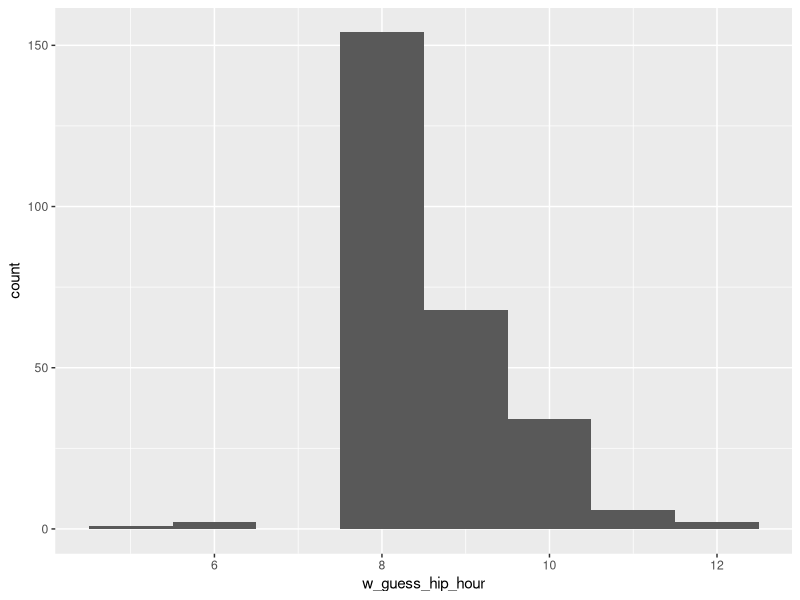
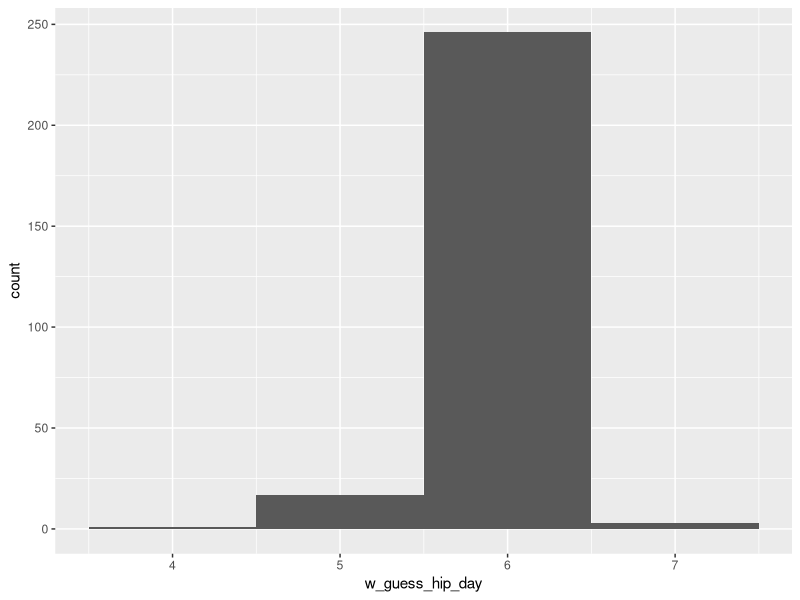
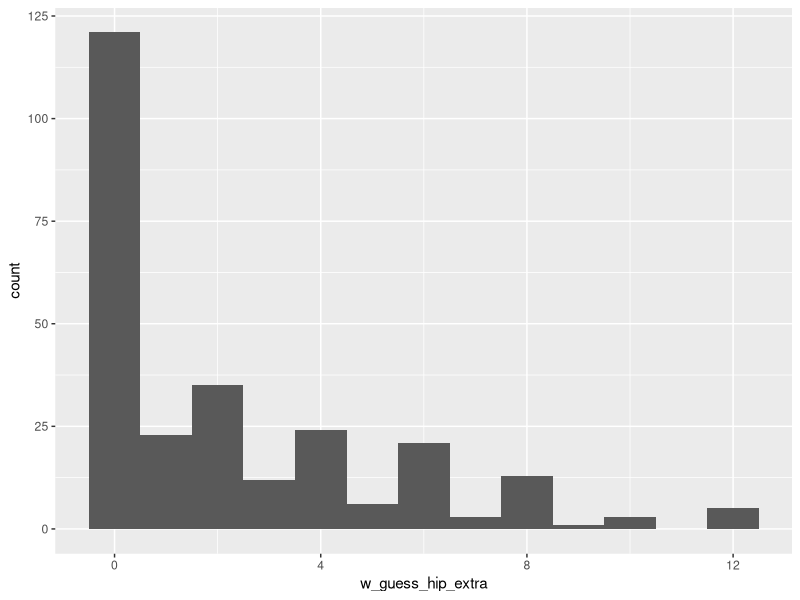
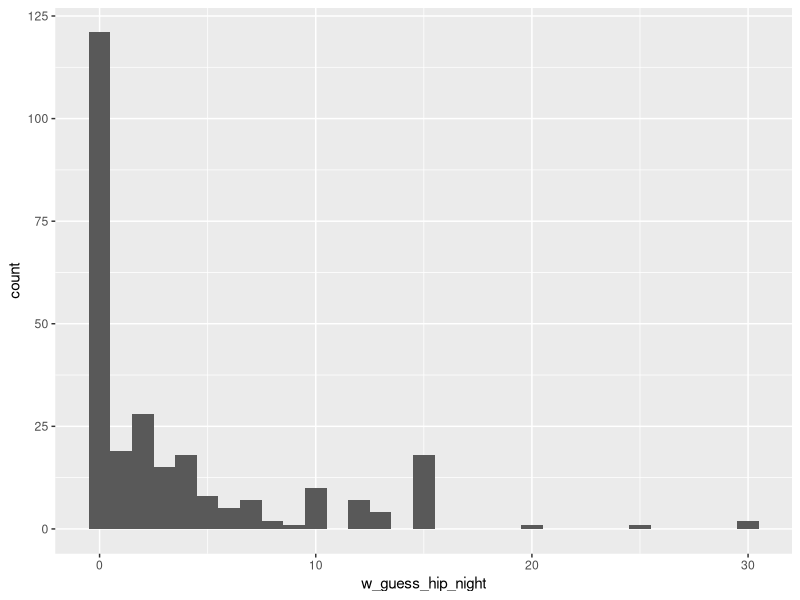
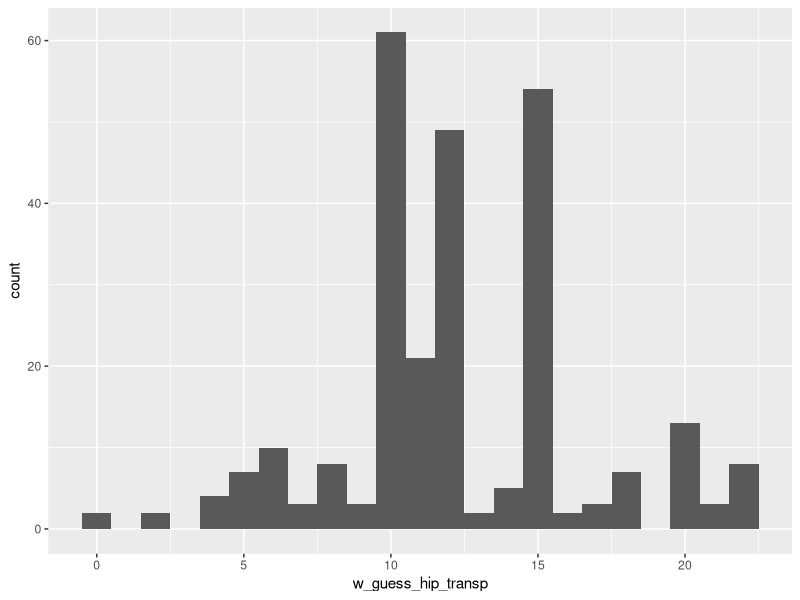
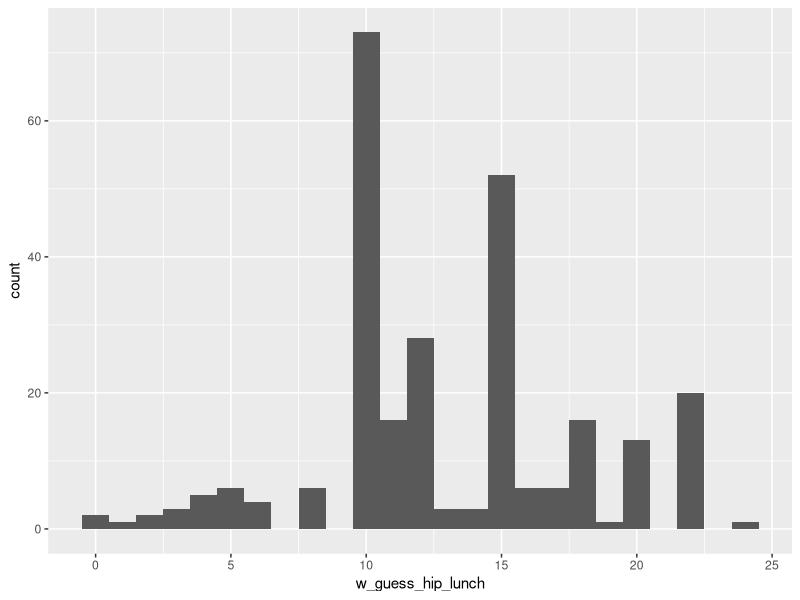
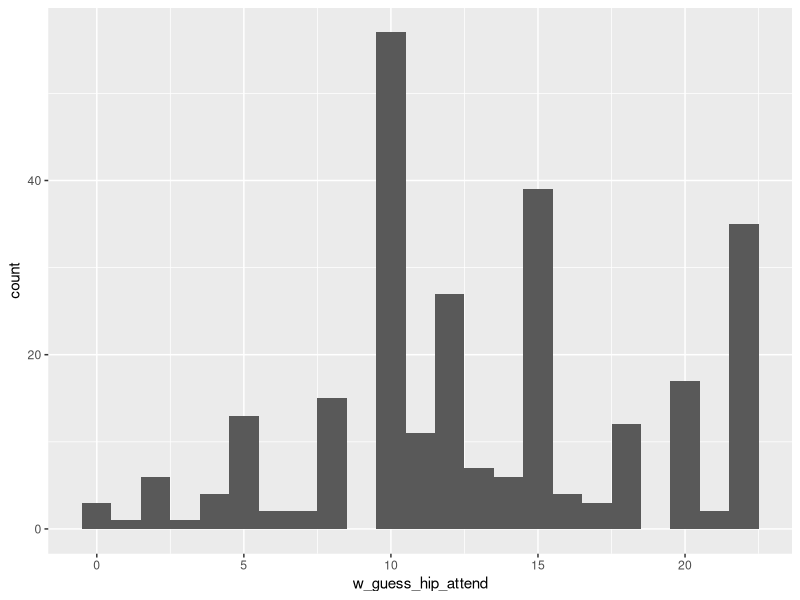
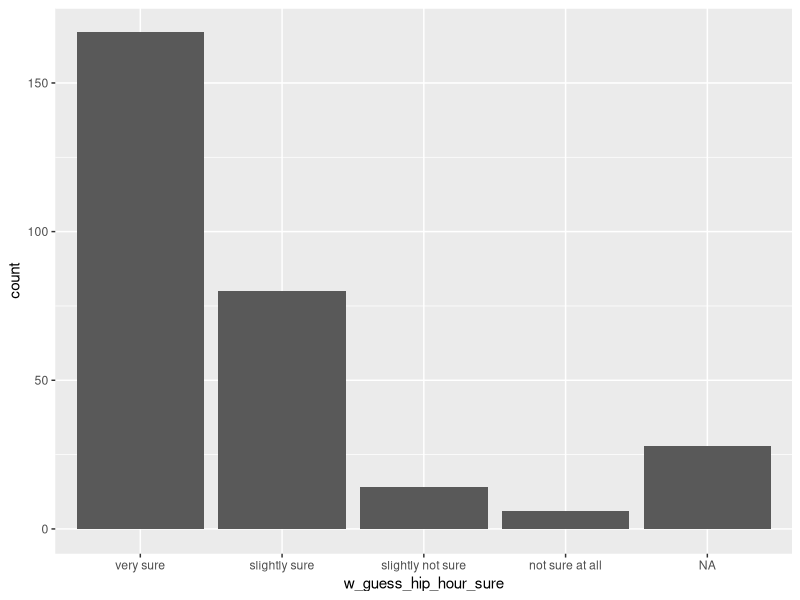

The R source for these figures, in order: (Note: this script raises an error after producing the figures.)
library(tidyverse)
library(readxl)

setwd('C:/Users/myzha/Documents/GitHub/HIP')

hip <- read_excel('data/weekdayend_all.xlsx')

#### IB ####

w_IB <- c('w_guess_hip_hour',
          'w_guess_hip_hour_sure',
          'w_guess_hip_day',
          'w_guess_hip_day_sure',
          'w_guess_hip_extra',
          'w_guess_hip_extra_sure',
          'w_guess_hip_night',
          'w_guess_hip_night_sure',
          'w_guess_hip_transp',
          'w_guess_hip_transp_sure',
          'w_guess_hip_lunch',
          'w_guess_hip_lunch_sure',
          'w_guess_hip_attend',
          'w_guess_hip_attend_sure')

hip_w_IB <- hip %>%
  select(all_of(w_IB)) %>%
  mutate(across(w_IB[seq(1, 13, 2)], as.integer)) %>%
  mutate(across(w_IB[seq(2, 14, 2)], as.factor)) %>%
  mutate(across(w_IB[seq(2, 14, 2)], ~recode(.,
                                             `0` = 'very sure',
                                             `1` = 'slightly sure',
                                             `2` = 'slightly not sure',
                                             `3` = 'not sure at all')))

w_IB_codes <- c('IB1', 'IB1s', 'IB2', 'IB2s', 'IB3', 'IB3s', 'IB4', 'IB4s', 'IB5', 'IB5s', 'IB6', 'IB6s', 'IB7', 'IB7s')

for (i in seq(1, 13, 2)) {
  temp <- ggplot(data = hip_w_IB) +
    geom_histogram(aes_string(x = w_IB[i]), binwidth = 1)
  
  ggsave(plot = temp, file = paste0('figures/jobs_in_HIP_followup/w_', w_IB_codes[i], '.png'))
}

for (i in seq(2, 14, 2)) {
  temp <- ggplot(data = hip_w_IB) +
    geom_bar(aes_string(x = w_IB[i]))
  
  ggsave(plot = temp, file = paste0('figures/jobs_in_HIP_followup/w_', w_IB_codes[i], '.png'))
}


#### IC ####

w_IC <- c('w_guess_entry_salary',
          'w_guess_entry_salary_sure',
          'w_guess_entry_salary_6m',
          'w_guess_entry_salary_6m_sure',
          'w_guess_entry_pct',
          'w_guess_entry_pct_sure',
          'w_guess_entry_pct_you',
          'w_guess_you_salary_1m')

hip_w_IC <- hip %>%
  select(all_of(w_IC)) %>%
  mutate(across(w_IC[c(1, 3, 5, 8)], as.integer)) %>%
  mutate(across(w_IC[c(2, 4, 6, 7)], as.factor)) %>%
  mutate(across(w_IC[c(2, 4, 6)], ~recode(.,
                                          `0` = 'very sure',
                                          `1` = 'slightly sure',
                                          `2` = 'slightly not sure',
                                          `3` = 'not sure at all'))) %>%
  mutate(w_guess_entry_pct_you = recode(w_guess_entry_pct_you,
                                        `0` = 'likely',
                                        `1` = 'somewhat likely',
                                        `2` = 'somewhat unlikely',
                                        `3` = 'very unlikely'))

ggplot(data = hip_w_IC) +
  geom_histogram(aes(x = w_guess_entry_salary), binwidth = 500) +
  ggsave('figures/jobs_in_HIP_followup/w_IC1.png')

ggplot(data = hip_w_IC) +
  geom_bar(aes(x = w_guess_entry_salary_sure)) +
  ggsave('figures/jobs_in_HIP_followup/w_IC1s.png')

ggplot(data = hip_w_IC) +
  geom_histogram(aes(x = w_guess_entry_salary_6m), binwidth = 500) +
  ggsave('figures/jobs_in_HIP_followup/w_IC2.png')

ggplot(data = hip_w_IC) +
  geom_bar(aes(x = w_guess_entry_salary_6m_sure)) +
  ggsave('figures/jobs_in_HIP_followup/w_IC2s.png')

ggplot(data = hip_w_IC) +
  geom_histogram(aes(x = w_guess_entry_pct), binwidth = 10) +
  ggsave('figures/jobs_in_HIP_followup/w_IC3.png')

ggplot(data = hip_w_IC) +
  geom_bar(aes(x = w_guess_entry_pct_sure)) +
  ggsave('figures/jobs_in_HIP_followup/w_IC3s.png')

ggplot(data = hip_w_IC) +
  geom_bar(aes(x = w_guess_entry_pct_you)) +
  ggsave('figures/jobs_in_HIP_followup/w_IC4.png')

ggplot(data = hip_w_IC) +
  geom_histogram(aes(x = w_guess_you_salary_1m), binwidth = 500) +
  ggsave('figures/jobs_in_HIP_followup/w_IC5.png')


#### ID ####

w_ID <- c('w_guess_promote_medium',
          'w_guess_promote_medium_sure',
          'w_guess_promote_sp',
          'w_guess_promote_sp_sure',
          'w_guess_salary_medium',
          'w_guess_salary_medium_sure',
          'w_guess_salary_sp',
          'w_guess_salary_sp_sure',
          'w_guess_you_promote_medium',
          'w_guess_you_promote_sp',
          'w_guess_you_salary_6m')

hip_w_ID <- hip %>%
  select(all_of(w_ID)) %>%
  mutate(across(w_ID[c(1, 3, 5, 7, 11)], as.integer)) %>%
  mutate(across(w_ID[c(2, 4, 6, 8, 9, 10)], as.factor)) %>%
  mutate(across(w_ID[c(2, 4, 6, 8)], ~recode(.,
                                             `0` = 'very sure',
                                             `1` = 'slightly sure',
                                             `2` = 'slightly not sure',
                                             `3` = 'not sure at all'))) %>%
  mutate(across(w_ID[9:10], ~recode(.,
                                    `0` = 'likely',
                                    `1` = 'somewhat likely',
                                    `2` = 'somewhat unlikely',
                                    `3` = 'very unlikely')))

ggplot(data = hip_w_ID) +
  geom_histogram(aes(x = w_guess_promote_medium), binwidth = 10) +
  ggsave('figures/jobs_in_HIP_followup/w_ID1.png')

ggplot(data = hip_w_ID) +
  geom_bar(aes(x = w_guess_promote_medium_sure)) +
  ggsave('figures/jobs_in_HIP_followup/w_ID1s.png')

ggplot(data = hip_w_ID) +
  geom_histogram(aes(x = w_guess_promote_sp), binwidth = 10) +
  ggsave('figures/jobs_in_HIP_followup/w_ID2.png')

ggplot(data = hip_w_ID) +
  geom_bar(aes(x = w_guess_promote_sp_sure)) +
  ggsave('figures/jobs_in_HIP_followup/w_ID2s.png')

ggplot(data = hip_w_ID) +
  geom_histogram(aes(x = w_guess_salary_medium), binwidth = 500) +
  ggsave('figures/jobs_in_HIP_followup/w_ID3.png')

ggplot(data = hip_w_ID) +
  geom_bar(aes(x = w_guess_salary_medium_sure)) +
  ggsave('figures/jobs_in_HIP_followup/w_ID3s.png')

ggplot(data = hip_w_ID) +
  geom_histogram(aes(x = w_guess_salary_sp), binwidth = 500) +
  ggsave('figures/jobs_in_HIP_followup/w_ID4.png')

ggplot(data = hip_w_ID) +
  geom_bar(aes(x = w_guess_salary_sp_sure)) +
  ggsave('figures/jobs_in_HIP_followup/w_ID4s.png')

ggplot(data = hip_w_ID) +
  geom_bar(aes(x = w_guess_you_promote_medium)) +
  ggsave('figures/jobs_in_HIP_followup/w_ID5.png')

ggplot(data = hip_w_ID) +
  geom_bar(aes(x = w_guess_you_promote_sp)) +
  ggsave('figures/jobs_in_HIP_followup/w_ID6.png')

ggplot(data = hip_w_ID) +
  geom_histogram(aes(x = w_guess_you_salary_6m), binwidth = 500) +
  ggsave('figures/jobs_in_HIP_followup/w_ID7.png')


#### IA ####

w_IA <- c('interact_roommate',
          'interact_coworkers',
          'interact_coworkers_out',
          'interact_coworkers_wel',
          'interact_coworkers_salary',
          'interact_supervisor',
          'interact_supervisor_wel',
          'interact_supervisor_salary',
          'interact_hrmanager',
          'interact_hrmanager_wel',
          'interact_hrmanager_salary',
          'interact_manager',
          'interact_manager_wel',
          'interact_manager_salary',
          'interact_break')

hip_w_IA <- hip %>%
  select(all_of(w_IA)) %>%
  mutate(across(all_of(w_IA), as.factor)) %>%
  mutate(across(c(1, 2, 3, 5, 6, 8, 9, 11, 12, 14), ~recode(.,
                                                            `0` = 'frequently every day',
                                                            `1` = 'sometimes every day',
                                                            `2` = 'once every day',
                                                            `3` = 'a few times a week',
                                                            `4` = 'once a week',
                                                            `6` = 'never',
                                                            `-8` = "I'm not sure"))) %>%
  mutate(across(c(1, 2, 3, 5, 6, 8, 9, 11, 12, 14), ~fct_relevel(.,
                                                                 "I'm not sure",
                                                                 after = Inf))) %>%
  mutate(across(c(4, 7, 10, 13), ~recode(.,
                                         `0` = 'not welcomed at all',
                                         `1` = 'somewhat not welcomed',
                                         `2` = 'somewhat welcomed',
                                         `3` = 'very welcomed'))) %>%
  mutate(interact_break = recode(interact_break,
                                 `0` = 'no',
                                 `1` = 'yes',
                                 `100` = 'not sure'))

w_IA_codes <- c('w_IA0', 'w_IA1', 'w_IA2', 'w_IA2n', 'w_IA2o', 'w_IA3', 'w_IA3n', 'w_IA3o', 'w_IA4', 'w_IA4n', 'w_IA4o', 'w_IA5', 'w_IA5n', 'w_IA5o', 'w_IA6')

for (i in 1:15) {
  temp <- ggplot(data = hip_w_IA) +
    geom_bar(aes_string(x = w_IA[i]))
  
  ggsave(plot = temp, file = paste0('figures/jobs_in_HIP_followup/', w_IA_codes[i], '.png'))
}





